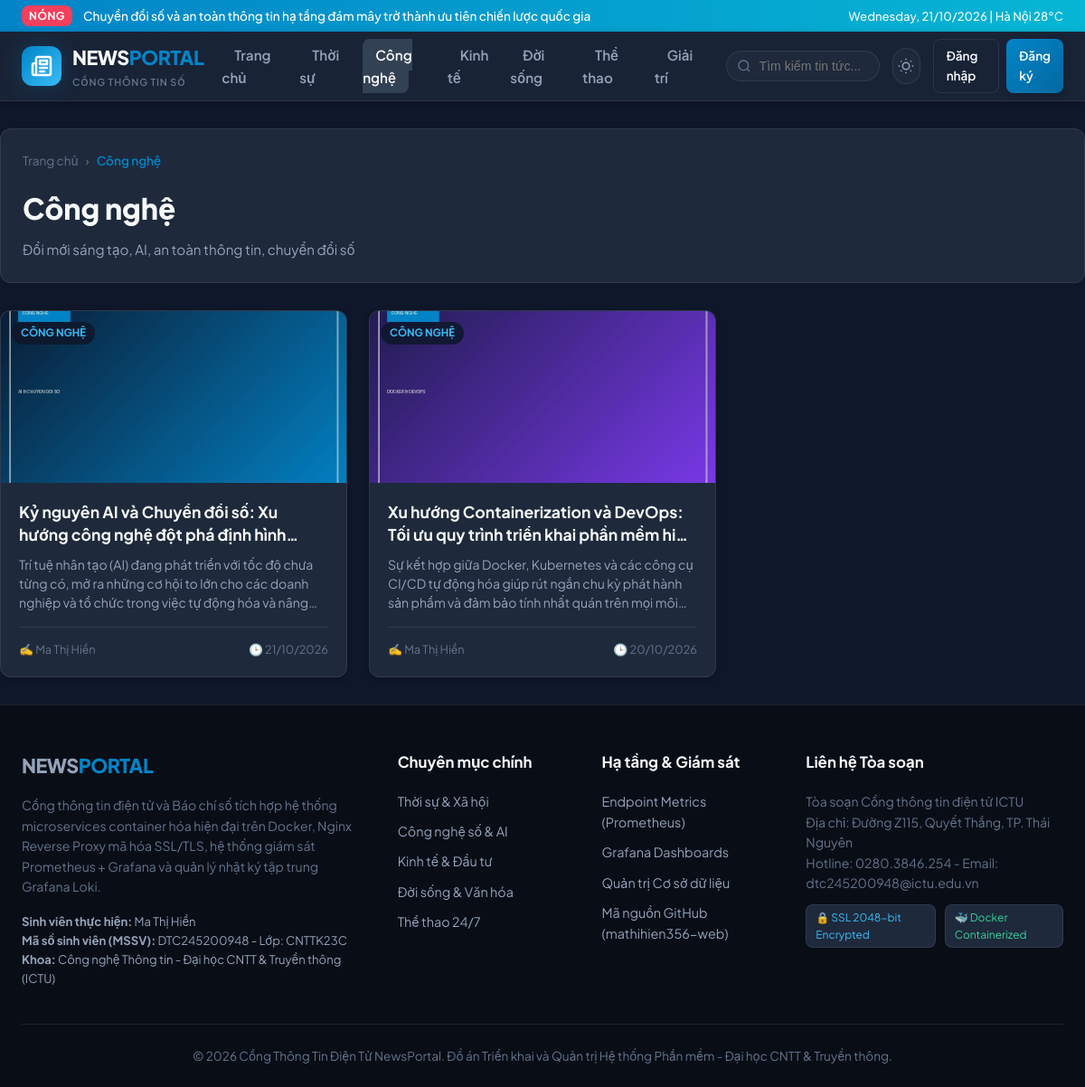
Page /webapp/category.php?slug=cong-nghe on the committed database.
### tables this page shows
CREATE TABLE `categories` (
    `id` INT AUTO_INCREMENT PRIMARY KEY,
    `name` VARCHAR(100) NOT NULL,
    `slug` VARCHAR(100) NOT NULL UNIQUE,
    `description` VARCHAR(255) NULL,
    `icon` VARCHAR(50) DEFAULT 'newspaper',
    `display_order` INT NOT NULL DEFAULT 0,
    `created_at` TIMESTAMP DEFAULT CURRENT_TIMESTAMP,
    INDEX `idx_cat_slug` (`slug`)
);

CREATE TABLE `articles` (
    `id` INT AUTO_INCREMENT PRIMARY KEY,
    `category_id` INT NOT NULL,
    `author_id` INT NOT NULL,
    `title` VARCHAR(255) NOT NULL,
    `slug` VARCHAR(255) NOT NULL UNIQUE,
    `summary` TEXT NOT NULL,
    `content` LONGTEXT NOT NULL,
    `thumbnail` VARCHAR(255) NULL,
    `views` INT NOT NULL DEFAULT 0,
    `is_featured` TINYINT(1) NOT NULL DEFAULT 0,
    `status` ENUM('draft', 'published', 'archived') NOT NULL DEFAULT 'published',
    `published_at` TIMESTAMP DEFAULT CURRENT_TIMESTAMP,
    `created_at` TIMESTAMP DEFAULT CURRENT_TIMESTAMP,
    `updated_at` TIMESTAMP DEFAULT CURRENT_TIMESTAMP ON UPDATE CURRENT_TIMESTAMP,
    CONSTRAINT `fk_articles_category` FOREIGN KEY (`category_id`) REFERENCES `categories` (`id`) ON DELETE CASCADE,
    CONSTRAINT `fk_articles_author` FOREIGN KEY (`author_id`) REFERENCES `users` (`id`) ON DELETE CASCADE,
    INDEX `idx_art_status_pub` (`status`, `published_at`),
    INDEX `idx_art_featured` (`is_featured`),
    INDEX `idx_art_category` (`category_id`),
    INDEX `idx_art_author` (`author_id`)
);

CREATE TABLE `users` (
    `id` INT AUTO_INCREMENT PRIMARY KEY,
    `username` VARCHAR(50) NOT NULL UNIQUE,
    `email` VARCHAR(100) NOT NULL UNIQUE,
    `password_hash` VARCHAR(255) NOT NULL,
    `full_name` VARCHAR(100) NOT NULL,
    `role` ENUM('admin', 'author', 'reader') NOT NULL DEFAULT 'reader',
    `avatar` VARCHAR(255) DEFAULT '/assets/images/default-avatar.png',
    `bio` TEXT NULL,
    `is_active` TINYINT(1) NOT NULL DEFAULT 1,
    `created_at` TIMESTAMP DEFAULT CURRENT_TIMESTAMP,
    `updated_at` TIMESTAMP DEFAULT CURRENT_TIMESTAMP ON UPDATE CURRENT_TIMESTAMP,
    INDEX `idx_user_role` (`role`),
    INDEX `idx_user_active` (`is_active`)
);

### webapp/includes/auth.php (called while the page is built, shortened)
<?php
function e($str) {
    return htmlspecialchars($str ?? '', ENT_QUOTES, 'UTF-8');
}
function is_logged_in() {
    return !empty($_SESSION['user_id']);
}
function current_user() {
    if (!is_logged_in()) {
        return null;
    }
    return [
        'id'        => $_SESSION['user_id'],
        'username'  => $_SESSION['username'],
        'full_name' => $_SESSION['full_name'],
        'role'      => $_SESSION['role'],
        'email'     => $_SESSION['email'] ?? '',
        'avatar'    => $_SESSION['avatar'] ?? '/assets/images/default-avatar.png'
    ];
}

### webapp/category.php (the view, shortened to what this page needs)
<?php
$slug = $_GET['slug'] ?? '';
$db = get_db_connection();
$stmt = $db->prepare("SELECT * FROM categories WHERE slug = ? LIMIT 1");
$stmt->execute([$slug]);
$category = $stmt->fetch();
$stmt = $db->prepare("
    SELECT a.*, u.full_name AS author_name
    FROM articles a
    JOIN users u ON a.author_id = u.id
    WHERE a.category_id = ? AND a.status = 'published'
    ORDER BY a.published_at DESC
");
$stmt->execute([$category['id']]);
$articles = $stmt->fetchAll();
require_once __DIR__ . '/includes/header.php';
?>
<div class="container" style="padding: 30px 0;">
    <div style="margin-bottom: 30px; padding: 24px; background: var(--bg-surface); border-radius: var(--radius-md); border: 1px solid var(--border-color);">
        <nav class="article-breadcrumb">
            <a href="/">Trang chủ</a> &rsaquo;
            <span style="color: var(--primary); font-weight: 600;"><?= e($category['name']) ?></span>
        </nav>
        <h1 style="font-size: 2rem; font-weight: 800; margin-bottom: 8px;"><?= e($category['name']) ?></h1>
        <p style="color: var(--text-secondary); font-size: 0.95rem;"><?= e($category['description']) ?></p>
    </div>
    <?php if (empty($articles)): ?>
        <div style="text-align: center; padding: 60px 0; color: var(--text-muted);">
            <p style="font-size: 1.1rem;">Chưa có bài viết nào trong chuyên mục này.</p>
        </div>
    <?php else: ?>
        <div class="article-cards-grid">
            <?php foreach ($articles as $art): ?>
                <article class="article-card">
                    <a href="/article.php?slug=<?= e($art['slug']) ?>" class="card-thumb-wrap">
                        <img src="<?= e($art['thumbnail'] ?: '/assets/images/default-news.jpg') ?>"
                             alt="<?= e($art['title']) ?>" class="card-thumb"
                             onerror="this.src='https://images.unsplash.com/photo-1504384308090-c894fdcc538d?w=600&auto=format&fit=crop&q=80'">
                        <span class="card-category-badge"><?= e($category['name']) ?></span>
                    </a>
                    <div class="card-body">
                        <h3 class="card-title">
                            <a href="/article.php?slug=<?= e($art['slug']) ?>"><?= e($art['title']) ?></a>
                        </h3>
                        <p class="card-summary"><?= e($art['summary']) ?></p>
                        <div class="card-footer">
                            <span>✍️ <?= e($art['author_name']) ?></span>
                            <span>🕒 <?= date('d/m/Y', strtotime($art['published_at'])) ?></span>
                        </div>
                    </div>
                </article>
            <?php endforeach; ?>
        </div>
    <?php endif; ?>
</div>
<?php require_once __DIR__ . '/includes/footer.php'; ?>

### webapp/includes/header.php (shortened to what this page needs)
<?php
require_once __DIR__ . '/auth.php';
$headerCategories = [];
try {
    $db = get_db_connection();
    $stmt = $db->query("SELECT id, name, slug FROM categories ORDER BY display_order ASC LIMIT 6");
    $headerCategories = $stmt->fetchAll();
} catch (Exception $e) {
}
$currentUser = current_user();
?>
<!DOCTYPE html>
<html lang="vi" data-theme="dark">
<head>
    <link rel="stylesheet" href="/assets/css/style.css">
</head>
<body>
<div class="top-bar">
    <div class="container top-bar-content">
        <div class="breaking-news">
            <span class="breaking-badge">NÓNG</span>
            <span>Chuyển đổi số và an toàn thông tin hạ tầng đám mây trở thành ưu tiên chiến lược quốc gia</span>
        </div>
        <div style="font-size: 0.82rem; opacity: 0.95;">
            <?= date('l, d/m/Y') ?> | Hà Nội 28°C
        </div>
    </div>
</div>
<header class="site-header">
    <div class="container navbar">
        <a href="/" class="logo-brand">
            <div class="logo-icon">
            </div>
            <div>
                <div class="logo-text">NEWS<span>PORTAL</span></div>
                <div class="logo-subtitle">Cổng Thông Tin Số</div>
            </div>
        </a>
        <ul class="nav-links">
            <li><a href="/" class="nav-link <?= empty($_GET['cat']) && basename($_SERVER['PHP_SELF']) == 'index.php' ? 'active' : '' ?>">Trang chủ</a></li>
            <?php foreach ($headerCategories as $cat): ?>
                <li>
                    <a href="/category.php?slug=<?= e($cat['slug']) ?>"
                       class="nav-link <?= isset($_GET['slug']) && $_GET['slug'] === $cat['slug'] ? 'active' : '' ?>">
                        <?= e($cat['name']) ?>
                    </a>
                </li>
            <?php endforeach; ?>
        </ul>
        <div class="nav-actions">
            <form action="/search.php" method="GET" class="search-box-mini">
                <svg viewBox="0 0 24 24" fill="none" stroke="currentColor" stroke-width="2">
                    <circle cx="11" cy="11" r="8"></circle>
                    <line x1="21" y1="21" x2="16.65" y2="16.65"></line>
                </svg>
                <input type="text" name="q" placeholder="Tìm kiếm tin tức..." value="<?= e($_GET['q'] ?? '') ?>">
            </form>
            <button id="themeToggleBtn" class="theme-toggle-btn" title="Chuyển chế độ sáng/tối">
            </button>
            <?php if ($currentUser): ?>
                <div class="user-menu-wrapper" style="position: relative;">
                    <div class="user-menu-btn">
                        <div class="user-avatar-mini" style="display:flex;align-items:center;justify-content:center;background:#0284c7;color:#fff;font-weight:700;">
                            <?= strtoupper(substr($currentUser['full_name'], 0, 1)) ?>
                        </div>
                        <span style="font-size: 0.88rem; font-weight: 600; color: var(--text-primary);">
                            <?= e($currentUser['full_name']) ?>
                        </span>
                        <span class="user-role-badge role-<?= e($currentUser['role']) ?>">
                            <?= strtoupper(e($currentUser['role'])) ?>
                        </span>
                    </div>
                    <div class="dropdown-menu">
                        <?php if ($currentUser['role'] === 'admin' || $currentUser['role'] === 'author'): ?>
                            <a href="/admin/index.php" class="dropdown-item">
                                <svg width="16" height="16" viewBox="0 0 24 24" fill="none" stroke="currentColor" stroke-width="2"><rect x="3" y="3" width="7" height="7"></rect><rect x="14" y="3" width="7" height="7"></rect><rect x="14" y="14" width="7" height="7"></rect><rect x="3" y="14" width="7" height="7"></rect></svg>
                                Bàn Quản trị Portal
                            </a>
                            <a href="/admin/article_edit.php" class="dropdown-item">
                                <svg width="16" height="16" viewBox="0 0 24 24" fill="none" stroke="currentColor" stroke-width="2"><path d="M12 20h9"></path><path d="M16.5 3.5a2.121 2.121 0 0 1 3 3L7 19l-4 1 1-4L16.5 3.5z"></path></svg>
                                Viết bài mới
                            </a>
                        <?php endif; ?>
                        <a href="/profile.php" class="dropdown-item">
                            <svg width="16" height="16" viewBox="0 0 24 24" fill="none" stroke="currentColor" stroke-width="2"><path d="M20 21v-2a4 4 0 0 0-4-4H8a4 4 0 0 0-4 4v2"></path><circle cx="12" cy="7" r="4"></circle></svg>
                            Trang cá nhân
                        </a>
                        <a href="/logout.php" class="dropdown-item" style="color: #f43f5e;">
                            <svg width="16" height="16" viewBox="0 0 24 24" fill="none" stroke="currentColor" stroke-width="2"><path d="M9 21H5a2 2 0 0 1-2-2V5a2 2 0 0 1 2-2h4"></path><polyline points="16 17 21 12 16 7"></polyline><line x1="21" y1="12" x2="9" y2="12"></line></svg>
                            Đăng xuất
                        </a>
                    </div>
                </div>
            <?php else: ?>
                <div style="display: flex; gap: 8px;">
                    <a href="/login.php" class="btn btn-outline" style="padding: 7px 14px; font-size: 0.85rem;">Đăng nhập</a>
                    <a href="/register.php" class="btn btn-primary" style="padding: 7px 14px; font-size: 0.85rem;">Đăng ký</a>
                </div>
            <?php endif; ?>
        </div>
    </div>
</header>
<main>

### rows in the picture
categories: name "Thời sự"
categories: name "Công nghệ", description "Đổi mới sáng tạo, AI, an toàn thông tin, chuyển đổi số"
categories: name "Kinh tế"
categories: name "Đời sống"
categories: name "Thể thao"
categories: name "Giải trí"
articles: thumbnail (picture), category.name "CÔNG NGHỆ", title "Kỷ nguyên AI và Chuyển đổi số: Xu hướng công nghệ đột phá định…", summary "Trí tuệ nhân tạo (AI) đang phát triển với tốc độ chưa từng có, mở ra những cơ hội to lớn cho các doanh nghiệp và tổ chức trong việc tự động hóa và…", author.full_name "Ma Thị Hiền", published_at "21/10/2026"
articles: thumbnail (picture), category.name "CÔNG NGHỆ", title "Xu hướng Containerization và DevOps: Tối ưu quy trình triển khai phần mềm…", summary "Sự kết hợp giữa Docker, Kubernetes và các công cụ CI/CD tự động hóa giúp rút ngắn chu kỳ phát hành sản phẩm và đảm bảo tính nhất quán trên mọi…", author.full_name "Ma Thị Hiền", published_at "20/10/2026"
